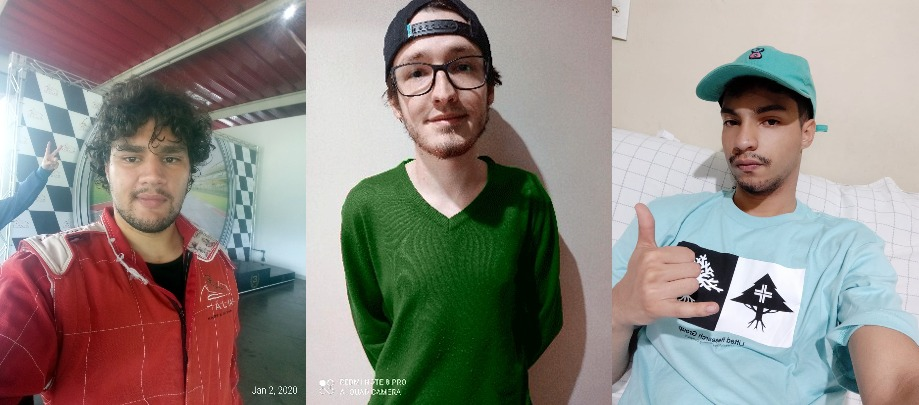
#> input picture Assets/r3/grupo_bgr.png, 919 x 405 px, given in place of grupo-rgb.jpg, which was not available; the run also reads 1 picture not shown here
$ jupyter execute relatorio_3.ipynb
#> lines starting #> are read from the running program, lines starting #| are printed output that depends on the picture; pictures that were not available may be replaced by others from this repository, and a replacement may not be noted
[cell 1]
import cv2 as cv
import numpy as np
import matplotlib.pyplot as plt
import math as Math
from google.colab.patches import cv2_imshow # cv2_imshow
from IPython.display import HTML
from base64 import b64encode

[cell 2]
from google.colab import drive
drive.mount('/content/drive/')

[cell 3]
pathOrigin = '/content/drive/My Drive/processamento-de-video/R3/'

[cell 4]
def openImageCv(fileName, param = "NULL"):
  # Caminho completo da imagem
#> called with fileName = 'grupo-rgb.jpg', param = 'NULL'
  pathImage = pathOrigin + fileName

  # Função 'imread' da biblioteca 'cv' para realizar a leitura da imagem à
  # partir de seu arquivo
  if param == "NULL":
    return cv.imread(pathImage)
#> returned value is the input picture: shape (405, 919, 3); mean B, G, R 130.3, 136.5, 143

  return cv.imread(pathImage, param)


def showImg(img):
  # Faz a leitura do objeto e exibe a imagem em tela, por padrão exibe em BGR,
  # assim como em "imread"
  cv2_imshow(img)

[cell 5]
# Percorre todas as funções da lib 'cv' e armazena em una variável as que
# começam com "COLOR_", essas são todas as possiveis converções de space-colors
flags = [i for i in dir(cv) if i.startswith('COLOR_')]
print( flags )

[cell 6]
# Define o nome do arquivo
fileName = 'grupo-rgb.jpg'

# Lê a imagem original no padrão BGR
image = openImageCv(fileName)
# Exibe a imagem
showImg(image)

# Converte a imagem original BGR para GRAY
image_gray = cv.cvtColor(image, cv.COLOR_BGR2GRAY)
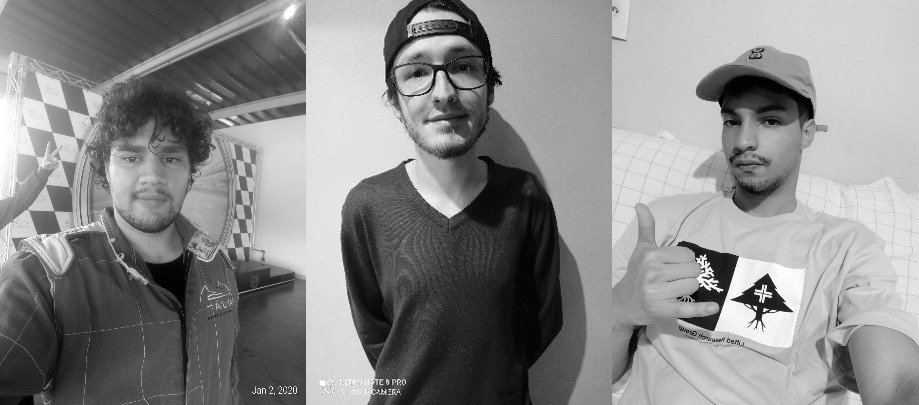
#> image_gray: shape (405, 919); min 0, max 255, mean 137.7
# Exibe a imagem
showImg(image_gray)

# Converte a imagem original BGR para HSV
image_hsv = cv.cvtColor(image, cv.COLOR_BGR2HSV)
#> image_hsv: shape (405, 919, 3); mean H, S, V 61.1, 79.9, 156.9
# Exibe a imagem
showImg(image_hsv)

[cell 7]
# Define o nome do arquivo
fileName = 'grupo-avatar-rgb.jpg'

# Lê a imagem original no padrão BGR
image = openImageCv(fileName)
# Exibe a imagem
showImg(image)

# Converte a imagem original BGR para GRAY
image_gray = cv.cvtColor(image, cv.COLOR_BGR2GRAY)
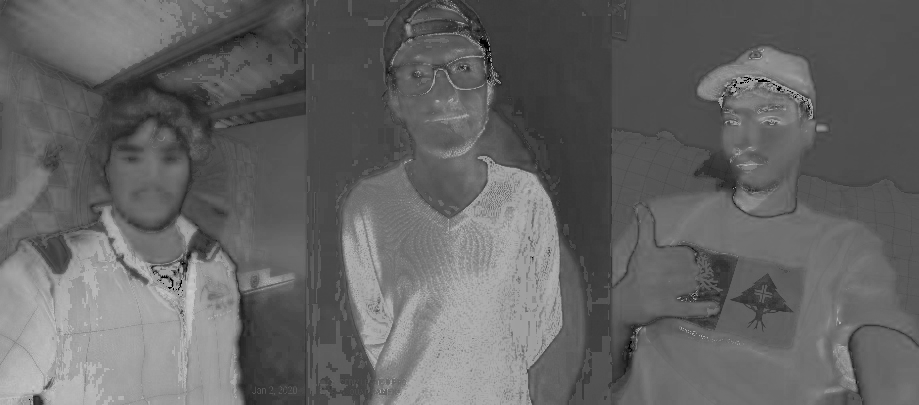
#> image_gray: shape (405, 919); min 0, max 205, mean 100.8
# Exibe a imagem
showImg(image_gray)

# Converte a imagem original BGR para HSV
image_hsv = cv.cvtColor(image, cv.COLOR_BGR2HSV)
#> image_hsv: shape (405, 919, 3); mean H, S, V 84, 208.9, 187.7
# Exibe a imagem
showImg(image_hsv)

[cell 8]
# funão que busca as dimenções do vídeo
def getSize(video):
  while True:
    # Captura um frame
    ret, frame = video.read()
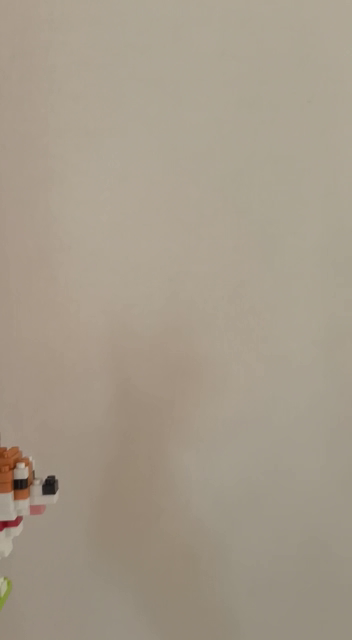
#> input picture frame 14 of Assets/video_lento_50.mp4, 352 x 640 px, given in place of video_R3.mp4, which was not available
#> frame is the input picture: shape (640, 352, 3); mean B, G, R 137.8, 154, 164.9

    # Extrai a largura e altura, em pixies, do frame
    sizeFrameX , sizeFrameY, colors = frame.shape
#> sizeFrameX = 640; sizeFrameY = 352; colors = 3

    # Retorna a largura e altura
    return (sizeFrameY, sizeFrameX)
    break

[cell 9]
# Função que isola objetos de cor azul
def blueTracking (pathInput, pathOutput, fps):
  # Define o objeto de entrada, (video)
  input = cv.VideoCapture(pathInput)

  # Busca as dimenções do vídeo
  size = getSize(input)
#> size = (352, 640)

  # Define e configura o objeto de saída, vídeo que será posteriormente salvo
  fourcc = cv.VideoWriter_fourcc(*'VP80')
  output = cv.VideoWriter(pathOutput , cv.CAP_FFMPEG, fourcc, fps, size)

  while(input.isOpened()):
    # Percorre cada frame
    ret, frame = input.read()

    if ret==True:
      # Converte de BGR para HSV
      hsv = cv.cvtColor(frame, cv.COLOR_BGR2HSV)
#> hsv: shape (640, 352, 3); mean H, S, V 18.5, 42.3, 164.8
      # Define um intervalo de cor azul em HSV
      lower_blue = np.array([80,50,50])
      upper_blue = np.array([120,255,255])

      # Limita a imagem para capturar a penas cores do intervalo definido
      mask = cv.inRange(hsv, lower_blue, upper_blue)
#> mask: shape (640, 352); every value is 0

      # Percorre bit a bit da imagem aplicando uma mascara, que foi definida
      # com apenas cores azuis
      res = cv.bitwise_and(frame,frame, mask= mask)
#> res: shape (640, 352, 3); every value is 0

      # Grava o frame no vídeo de saída
      output.write(res)
    else:
      break

  # libera o vídeo de entradad e saída
  input.release()
  output.release()
